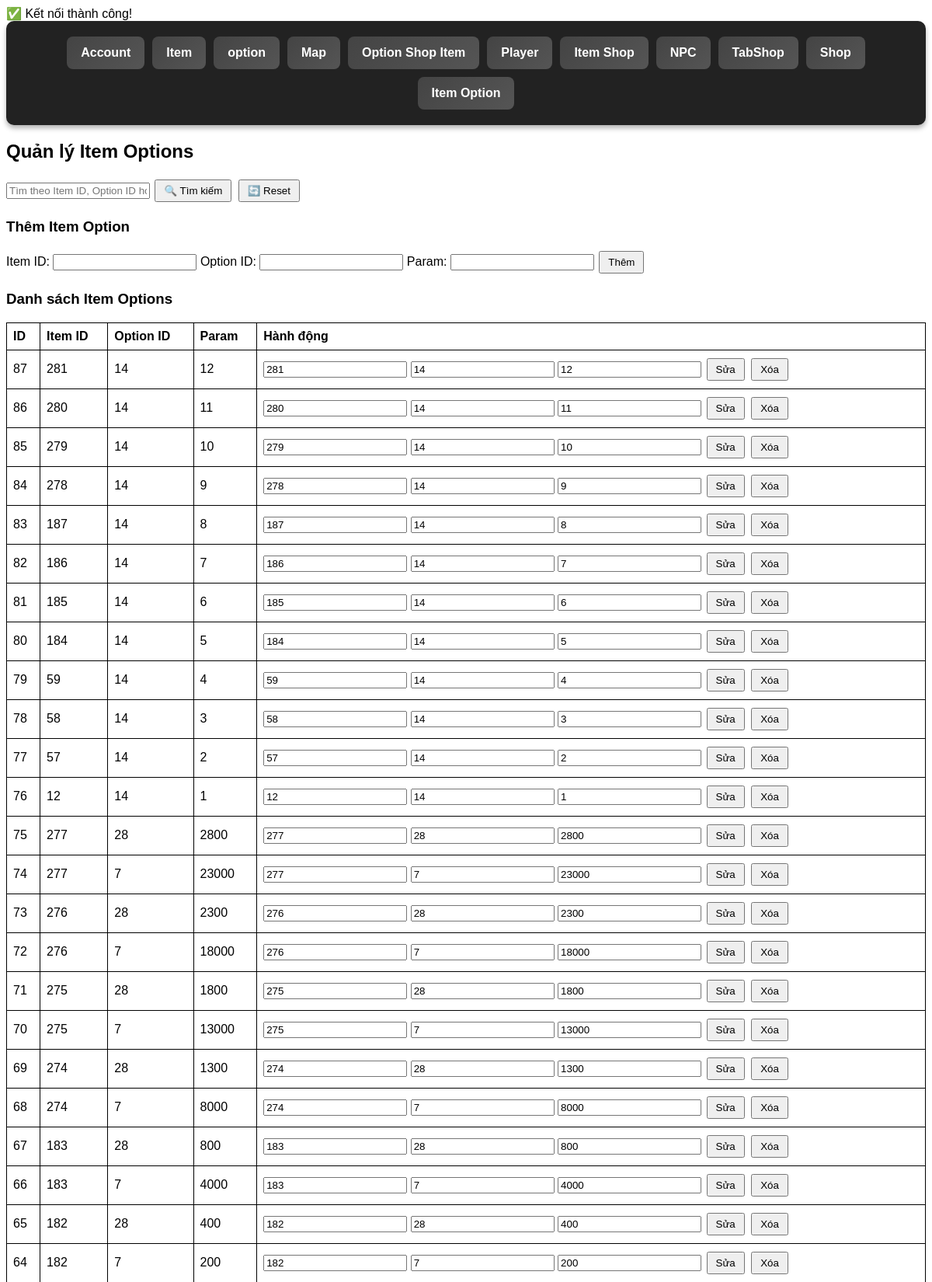
The page /vip/itemoption.php (upper part) on the database its author committed.
### tables this page shows
CREATE TABLE `item_options` (
  `id` int(11) NOT NULL,
  `item_id` int(11) NOT NULL,
  `option_id` int(11) NOT NULL,
  `param` int(11) NOT NULL
);

### vip/itemoption.php (the view, shortened to what this page needs)
<?php
require_once "db_connect.php";
include "menu.php";
$search = isset($_GET["search"]) ? trim($_GET["search"]) : "";
$sql = "SELECT * FROM item_options";
$params = [];
$sql .= " ORDER BY id DESC";
$stmt = $conn->prepare($sql);
$stmt->execute($params);
$item_options = $stmt->fetchAll(PDO::FETCH_ASSOC);
$stmt = $conn->prepare($sql);
$stmt->execute($params);
$item_options = $stmt->fetchAll(PDO::FETCH_ASSOC);
?>
<!DOCTYPE html>
<html lang="vi">
<head>
</head>
<body>
    <h2>Quản lý Item Options</h2>
    <form method="GET" class="search-box">
        <input type="text" name="search" value="<?= htmlspecialchars($search) ?>" placeholder="Tìm theo Item ID, Option ID hoặc Param">
        <button type="submit">🔍 Tìm kiếm</button>
        <a href="optionitem.php"><button type="button">🔄 Reset</button></a>
    </form>
    <h3>Thêm Item Option</h3>
    <form method="POST">
        <label>Item ID:</label> <input type="number" name="item_id" required>
        <label>Option ID:</label> <input type="number" name="option_id" required>
        <label>Param:</label> <input type="number" name="param" required>
        <button type="submit" name="add">Thêm</button>
    </form>
    <h3>Danh sách Item Options</h3>
    <table>
        <tr>
            <th>ID</th>
            <th>Item ID</th>
            <th>Option ID</th>
            <th>Param</th>
            <th>Hành động</th>
        </tr>
        <?php if (count($item_options) > 0): ?>
            <?php foreach ($item_options as $row): ?>
                <tr>
                    <td><?= $row['id'] ?></td>
                    <td><?= $row['item_id'] ?></td>
                    <td><?= $row['option_id'] ?></td>
                    <td><?= $row['param'] ?></td>
                    <td>
                        <form method="POST" style="display:inline;">
                            <input type="number" name="item_id" value="<?= $row['item_id'] ?>" required>
                            <input type="number" name="option_id" value="<?= $row['option_id'] ?>" required>
                            <input type="number" name="param" value="<?= $row['param'] ?>" required>
                            <button type="submit" name="update">Sửa</button>
                        </form>
                        <form method="POST" style="display:inline;">
                            <button type="submit" name="delete" onclick="return confirm('Xác nhận xóa?');">Xóa</button>
                        </form>
                    </td>
                </tr>
            <?php endforeach; ?>
        <?php else: ?>
            <tr>
                <td colspan="5" style="text-align:center;">🚫 Không tìm thấy kết quả!</td>
            </tr>
        <?php endif; ?>
    </table>
</body>
</html>

### vip/menu.php (shortened to what this page needs)
<div class="menu">
    <a href="account.php" class="menu-item">Account</a>
    <a href="item.php" class="menu-item">Item</a>
    <a href="option.php" class="menu-item">option</a>
    <a href="map.php" class="menu-item">Map</a>
    <a href="optionitem.php" class="menu-item">Option Shop Item</a>
    <a href="player.php" class="menu-item">Player</a>
    <a href="itemshop.php" class="menu-item">Item Shop</a>
    <a href="npc.php" class="menu-item">NPC</a>
    <a href="tabshop.php" class="menu-item">TabShop</a>
    <a href="shop.php" class="menu-item">Shop</a>
    <a href="itemoption.php" class="menu-item">Item Option</a>
</div>

### vip/menu.php (style rules this page uses)
.menu { display: flex; flex-wrap: wrap; justify-content: center; align-items: center; padding: 15px; background-color: #222; border-radius: 10px; box-shadow: 0 4px 6px rgba(0, 0, 0, 0.3); }
.menu-item { color: white; text-decoration: none; padding: 12px 18px; background: linear-gradient(135deg, #444, #555); border-radius: 8px; margin: 5px; font-size: 16px; font-weight: bold; transition: all 0.3s ease-in-out; display: inline-block; }

### vip/itemoption.php (style rules this page uses)
body { font-family: Arial, sans-serif; }
table { width: 100%; border-collapse: collapse; margin-top: 10px; }
table, th, td { border: 1px solid black; }
th, td { padding: 8px; text-align: left; }
form { margin-bottom: 20px; }
button { padding: 5px 10px; margin: 2px; cursor: pointer; }
.search-box { margin-bottom: 10px; }

### rows shown on the page
item_options: id "87", item "281", option "14", param "12", item_id "281", option_id "14"
item_options: id "86", item "280", option "14", param "11", item_id "280", option_id "14"
item_options: id "85", item "279", option "14", param "10", item_id "279", option_id "14"
item_options: id "84", item "278", option "14", param "9", item_id "278", option_id "14"
item_options: id "83", item "187", option "14", param "8", item_id "187", option_id "14"
item_options: id "82", item "186", option "14", param "7", item_id "186", option_id "14"
item_options: id "81", item "185", option "14", param "6", item_id "185", option_id "14"
item_options: id "80", item "184", option "14", param "5", item_id "184", option_id "14"
item_options: id "79", item "59", option "14", param "4", item_id "59", option_id "14"
item_options: id "78", item "58", option "14", param "3", item_id "58", option_id "14"
item_options: id "77", item "57", option "14", param "2", item_id "57", option_id "14"
item_options: id "76", item "12", option "14", param "1", item_id "12", option_id "14"
item_options: id "75", item "277", option "28", param "2800", item_id "277", option_id "28"
item_options: id "74", item "277", option "7", param "23000", item_id "277", option_id "7"
item_options: id "73", item "276", option "28", param "2300", item_id "276", option_id "28"
item_options: id "72", item "276", option "7", param "18000", item_id "276", option_id "7"
item_options: id "71", item "275", option "28", param "1800", item_id "275", option_id "28"
item_options: id "70", item "275", option "7", param "13000", item_id "275", option_id "7"
item_options: id "69", item "274", option "28", param "1300", item_id "274", option_id "28"
item_options: id "68", item "274", option "7", param "8000", item_id "274", option_id "7"
item_options: id "67", item "183", option "28", param "800", item_id "183", option_id "28"
item_options: id "66", item "183", option "7", param "4000", item_id "183", option_id "7"
item_options: id "65", item "182", option "28", param "400", item_id "182", option_id "28"
item_options: id "64", item "182", option "7", param "200", item_id "182", option_id "7"
